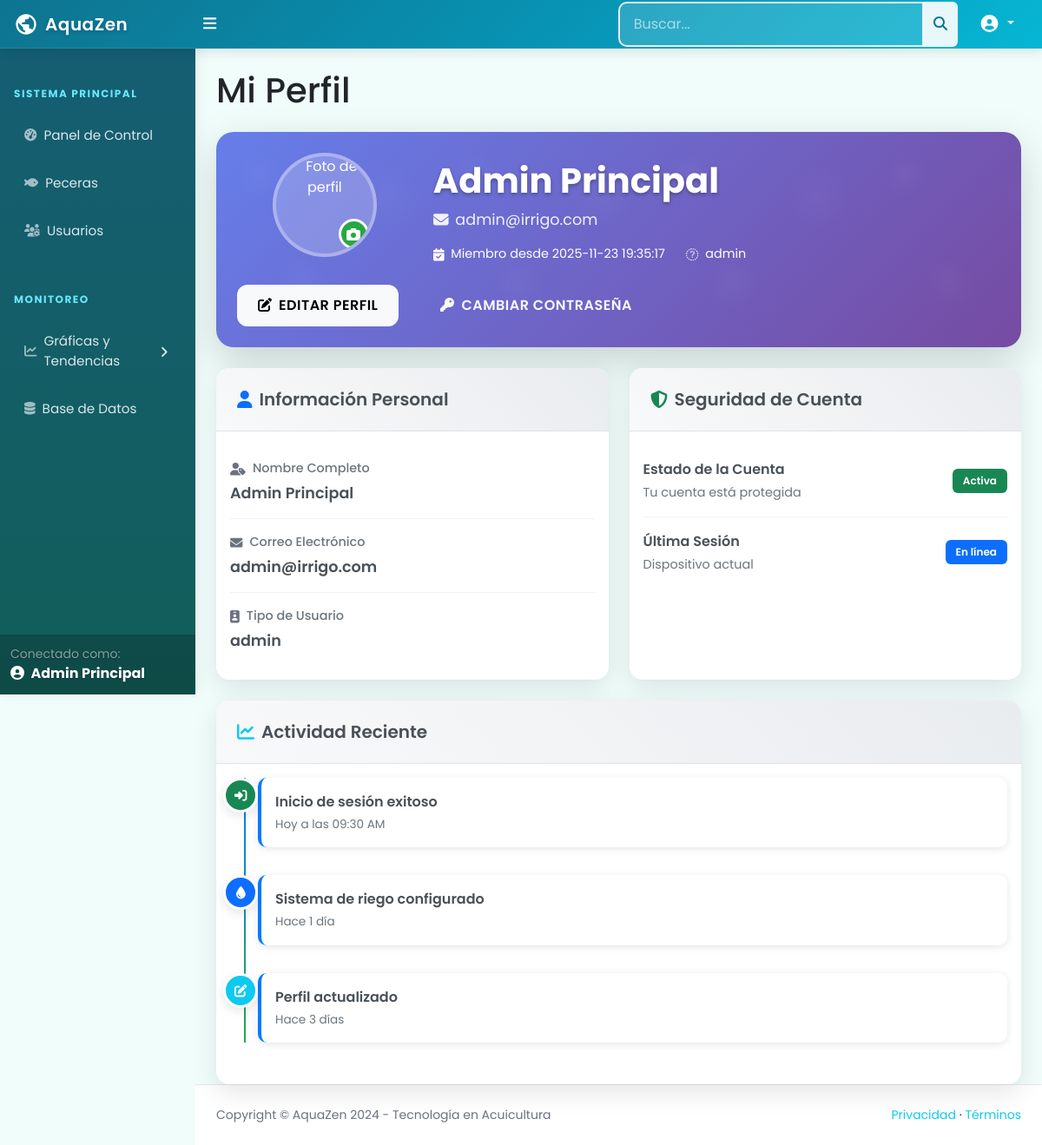
Screenshot of /myprofile (signed in) with the database file from the repository.
### tables this page shows
CREATE TABLE usuarios (
                id_usuario INTEGER PRIMARY KEY AUTOINCREMENT,
                nombre VARCHAR(100) NOT NULL,
                correo VARCHAR(150) UNIQUE NOT NULL,
                contrasena VARCHAR(255) NOT NULL,
                tipo_usuario TEXT CHECK(tipo_usuario IN ('admin', 'usuario')) NOT NULL DEFAULT 'usuario',
                fecha_creacion TIMESTAMP DEFAULT CURRENT_TIMESTAMP
            );

### app.py (the view)
@app.route('/myprofile')
def myprofile():
    nombre_usuario = session['nombre_usuario']
    tipo_usuario = session['tipo_usuario']
    if 'id_usuario' in session:
        id_usuario = session['id_usuario']
        connection = get_db_connection()
        if connection:
            cursor = connection.cursor()
            cursor.execute("""
                SELECT nombre, correo, tipo_usuario, fecha_creacion
                FROM usuarios
                WHERE id_usuario = ?
            """, (id_usuario,))
            usuario = cursor.fetchone()
            cursor.close()
            connection.close()
            return render_template(
                    'myprofile.html',
                    usuario=usuario,  # Datos del usuario desde la base de datos
                    nombre_usuario=session['nombre_usuario'],  # Desde la sesión
                    tipo_usuario=session['tipo_usuario']       # Desde la sesión
                )
        return "Usuario no encontrado", 404
    return redirect('/login')

### app.py (called while the page is built)
@app.context_processor
def inject_user_context():
    return {
        'tipo_usuario': session.get('tipo_usuario'),
        'nombre_usuario': session.get('nombre_usuario'),
        'camera_default_url': CAMERA_DEFAULT_URL
    }

def get_db_connection():
    try:
        connection = sqlite3.connect(DATABASE)
        connection.row_factory = sqlite3.Row  # Para acceder a columnas por nombre
        return connection
    except Exception as e:
        print(f"Error al conectar a la base de datos: {e}")
        return None

### templates/myprofile.html (shortened to what this page needs)
{% extends "base2.html" %}
{% block content %}
<div class="container-fluid px-4">
    <h1 class="mt-4 mb-4">Mi Perfil</h1>
    <div class="row mb-4">
        <div class="col-12">
            <div class="profile-header-card p-4 shadow-lg">
                <div class="header-background"></div>
                <div class="row align-items-center position-relative">
                    <div class="col-md-3 text-center">
                        <div class="profile-avatar-container">
                            <div class="profile-avatar mx-auto mb-3">
                                <img src="/static/assets/img/chillguy.webp" alt="Foto de perfil">
                                <div class="avatar-badge">
                                    <i class="fas fa-camera"></i>
                                </div>
                            </div>
                        </div>
                    </div>
                    <div class="col-md-9">
                        <div class="profile-info">
                            <h1 class="profile-name mb-2">{{ usuario.nombre or 'Usuario' }}</h1>
                            <p class="profile-email mb-3">
                                <i class="fas fa-envelope me-2"></i>{{ usuario.correo }}
                            </p>
                            <div class="profile-stats d-flex gap-4 flex-wrap">
                                <div class="stat-item">
                                    <i class="fas fa-calendar-check me-2"></i>
                                    <span>Miembro desde {{ usuario.fecha_creacion or '2024' }}</span>
                                </div>
                                <div class="stat-item">
                                    <i class="fas fa-shield-check me-2"></i>
                                    <span>{{ usuario.tipo_usuario or 'Usuario' }}</span>
                                </div>
                            </div>
                        </div>
                    </div>
                </div>
                <div class="profile-actions mt-3">
                    <button class="btn btn-light btn-modern me-2" data-bs-toggle="modal" data-bs-target="#updateModal">
                        <i class="fas fa-edit me-2"></i>Editar Perfil
                    </button>
                    <button class="btn btn-outline-light btn-modern">
                        <i class="fas fa-key me-2"></i>Cambiar Contraseña
                    </button>
                </div>
            </div>
        </div>
    </div>
    <div class="row">
        <div class="col-lg-6 mb-4">
            <div class="card modern-card h-100">
                <div class="card-header">
                    <h5 class="card-title">
                        <i class="fas fa-user text-primary me-2"></i>Información Personal
                    </h5>
                </div>
                <div class="card-body">
                    <div class="info-list">
                        <div class="info-item">
                            <div class="info-label">
                                <i class="fas fa-user-tag me-2 text-muted"></i>Nombre Completo
                            </div>
                            <div class="info-value">{{ usuario.nombre or 'No especificado' }}</div>
                        </div>
                        <div class="info-item">
                            <div class="info-label">
                                <i class="fas fa-envelope me-2 text-muted"></i>Correo Electrónico
                            </div>
                            <div class="info-value">{{ usuario.correo }}</div>
                        </div>
                        <div class="info-item">
                            <div class="info-label">
                                <i class="fas fa-id-badge me-2 text-muted"></i>Tipo de Usuario
                            </div>
                            <div class="info-value">{{ usuario.tipo_usuario or 'Usuario' }}</div>
                        </div>
                    </div>
                </div>
            </div>
        </div>
        <div class="col-lg-6 mb-4">
            <div class="card modern-card h-100">
                <div class="card-header">
                    <h5 class="card-title">
                        <i class="fas fa-shield-alt text-success me-2"></i>Seguridad de Cuenta
                    </h5>
                </div>
                <div class="card-body">
                    <div class="security-list">
                        <div class="security-item">
                            <div class="d-flex justify-content-between align-items-center">
                                <div>
                                    <div class="security-label">Estado de la Cuenta</div>
                                    <div class="security-desc">Tu cuenta está protegida</div>
                                </div>
                                <span class="badge bg-success">Activa</span>
                            </div>
                        </div>
                        <div class="security-item">
                            <div class="d-flex justify-content-between align-items-center">
                                <div>
                                    <div class="security-label">Última Sesión</div>
                                    <div class="security-desc">Dispositivo actual</div>
                                </div>
                                <span class="badge bg-primary">En línea</span>
                            </div>
                        </div>
                    </div>
                </div>
            </div>
        </div>
    </div>
    <div class="row">
        <div class="col-12">
            <div class="card modern-card">
                <div class="card-header">
                    <h5 class="card-title">
                        <i class="fas fa-chart-line text-info me-2"></i>Actividad Reciente
                    </h5>
                </div>
                <div class="card-body">
                    <div class="activity-timeline">
                        <div class="activity-item">
                            <div class="activity-icon bg-success">
                                <i class="fas fa-sign-in-alt"></i>
                            </div>
                            <div class="activity-content">
                                <div class="activity-title">Inicio de sesión exitoso</div>
                                <div class="activity-time">Hoy a las 09:30 AM</div>
                            </div>
                        </div>
                        <div class="activity-item">
                            <div class="activity-icon bg-primary">
                                <i class="fas fa-tint"></i>
                            </div>
                            <div class="activity-content">
                                <div class="activity-title">Sistema de riego configurado</div>
                                <div class="activity-time">Hace 1 día</div>
                            </div>
                        </div>
                        <div class="activity-item">
                            <div class="activity-icon bg-info">
                                <i class="fas fa-edit"></i>
                            </div>
                            <div class="activity-content">
                                <div class="activity-title">Perfil actualizado</div>
                                <div class="activity-time">Hace 3 días</div>
                            </div>
                        </div>
                    </div>
                </div>
            </div>
        </div>
    </div>
</div>
{% endblock %}

### templates/base2.html (shortened to what this page needs)
<!DOCTYPE html>
<html lang="es">
    <head>
        <link href="https://cdn.jsdelivr.net/npm/simple-datatables@7.1.2/dist/style.min.css" rel="stylesheet" />
        <link href="{{ url_for('static', filename='css/styles.css') }}" rel="stylesheet" />
        <link href="{{ url_for('static', filename='css/aquazen-theme.css') }}" rel="stylesheet" />
    </head>
    <body class="sb-nav-fixed">
        <nav class="sb-topnav navbar navbar-expand navbar-dark">
            <a class="navbar-brand ps-3 d-flex align-items-center" href="{{ url_for('dashboard') }}">
                <span>AquaZen</span>
            </a>
            <button class="btn btn-link btn-sm order-1 order-lg-0 me-4 me-lg-0 text-white" id="sidebarToggle" href="#!"><i class="fas fa-bars fa-lg"></i></button>
            <form class="d-none d-md-inline-block form-inline ms-auto me-0 me-md-3 my-2 my-md-0">
                <div class="input-group">
                    <input class="form-control form-control-search" type="text" placeholder="Buscar..." aria-label="Search for..." aria-describedby="btnNavbarSearch" />
                    <button class="btn btn-search" id="btnNavbarSearch" type="button"><i class="fas fa-search"></i></button>
                </div>
            </form>
            <ul class="navbar-nav ms-auto ms-md-0 me-3 me-lg-4">
                <li class="nav-item dropdown">
                    <a class="nav-link dropdown-toggle text-white" id="navbarDropdown" href="#" role="button" data-bs-toggle="dropdown" aria-expanded="false">
                        <i class="fas fa-user-circle fa-lg fa-fw"></i>
                    </a>
                </li>
            </ul>
        </nav>
        <div id="layoutSidenav">
            <div id="layoutSidenav_nav">
                <nav class="sb-sidenav accordion" id="sidenavAccordion">
                    <div class="sb-sidenav-menu">
                        <div class="nav">
                            <div class="sb-sidenav-menu-heading">Sistema Principal</div>
                            <a class="nav-link" href="{{ url_for('dashboard') }}">
                                <div class="sb-nav-link-icon"><i class="fas fa-tachometer-alt"></i></div>
                                Panel de Control
                            </a>
                            <a class="nav-link" href="{{ url_for('aspersores') }}">
                                <div class="sb-nav-link-icon"><i class="fas fa-fish"></i></div>
                                Peceras
                            </a>
                            {% if tipo_usuario == "admin" %}
                            <a class="nav-link" href="{{ url_for('users') }}">
                                <div class="sb-nav-link-icon"><i class="fas fa-users-cog"></i></div>
                                Usuarios
                            </a>
                            {% endif %}
                            <div class="sb-sidenav-menu-heading">Monitoreo</div>
                            <div class="nav-item">
                                <a class="nav-link collapsed" href="#" data-bs-toggle="collapse" data-bs-target="#chartsSubmenu" aria-expanded="false" aria-controls="chartsSubmenu">
                                    <div class="sb-nav-link-icon"><i class="fas fa-chart-line"></i></div>
                                    Gráficas y Tendencias
                                    <div class="sb-sidenav-collapse-arrow"><i class="fas fa-angle-down"></i></div>
                                </a>
                            </div>
                            {% if tipo_usuario == 'admin' %}
                            <a class="nav-link" href="{{ url_for('tables') }}">
                                <div class="sb-nav-link-icon"><i class="fas fa-database"></i></div>
                                Base de Datos
                            </a>
                            {% endif %}
                        </div>
                    </div>
                    <div class="sb-sidenav-footer text-white" style="background: rgba(0,0,0,0.2);">
                        <div class="small text-white-50">Conectado como:</div>
                        <div class="fw-bold"><i class="fas fa-user-circle me-1"></i> {{ nombre_usuario }}</div>
                    </div>
                </nav>
            </div>
            <div id="layoutSidenav_content">
                <main>
                    {% block content %}{% endblock %}
                </main>
                <footer class="py-4 mt-auto">
                    <div class="container-fluid px-4">
                        <div class="d-flex align-items-center justify-content-between small">
                            <div class="text-muted">Copyright &copy; AquaZen 2024 - Tecnología en Acuicultura</div>
                            <div>
                                <a href="#" class="text-decoration-none text-info">Privacidad</a>
                                &middot;
                                <a href="#" class="text-decoration-none text-info">Términos</a>
                            </div>
                        </div>
                    </div>
                </footer>
            </div>
        </div>
    </body>
</html>

### static/css/aquazen-theme.css (style rules this page uses)
:root { --ocean-deep: #0c4a6e; --ocean-primary: #0e7490; --ocean-secondary: #0891b2; --ocean-light: #06b6d4; --ocean-bright: #67e8f9; --ocean-mist: #cffafe; --ocean-foam: #f0fdfa; --ocean-success: #10b981; --ocean-warning: #fbbf24; --ocean-danger: #ef4444; --ocean-text-dark: #164e63; --ocean-text-light: #0891b2; }
.text-white { color: white !important; text-shadow: 0 1px 2px rgba(0, 0, 0, 0.3); }
.small { color: inherit; }
.text-muted { color: #6b7280 !important; }

### templates/base2.html (style rules this page uses)
body { font-family: 'Poppins', sans-serif; background-color: #f0fdfa; }
.sb-topnav { background: linear-gradient(135deg, #0e7490 0%, #0891b2 50%, #06b6d4 100%); box-shadow: 0 4px 12px rgba(0,0,0,0.1); border-bottom: 1px solid rgba(255,255,255,0.1); }
.navbar-brand { font-weight: 600; letter-spacing: 0.5px; text-shadow: 0 2px 4px rgba(0,0,0,0.2); }
.sb-sidenav { background: linear-gradient(180deg, #155e75 0%, #115e59 100%) !important; box-shadow: 4px 0 15px rgba(0,0,0,0.05); }
.sb-sidenav-menu-heading { color: #67e8f9 !important; text-transform: uppercase; font-size: 0.75rem; font-weight: 700; letter-spacing: 1.5px; margin-top: 15px; }
.sb-sidenav .nav-link { color: rgba(255,255,255,0.85) !important; margin: 4px 12px; border-radius: 8px; transition: all 0.3s ease; font-weight: 400; font-size: 0.95rem; }
.sb-sidenav .nav-link .sb-nav-link-icon { color: rgba(255,255,255,0.6); transition: color 0.3s ease; }
footer { background: white !important; border-top: 1px solid #e2e8f0; }
.form-control-search { background: rgba(255,255,255,0.15); border: 1px solid rgba(255,255,255,0.2); color: white; }
.form-control-search::placeholder { color: rgba(255,255,255,0.6); }
.btn-search { background: rgba(255,255,255,0.9); color: #0e7490; border: none; }

### rows the page displays
usuarios: nombre "Admin Principal", correo "admin@irrigo.com", fecha_creacion "2025-11-23 19:35:17", tipo_usuario "admin"
